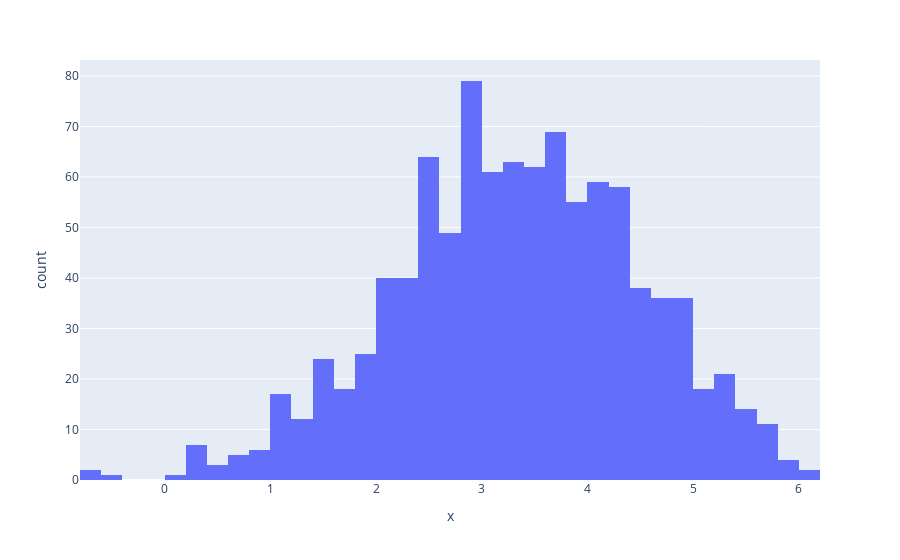

The code cell stored with this chart in its notebook:
### Code cell
N = 1000
boot_mean=np.zeros(N)
np.random.seed(20)
for i in range(N):
    boot_sample = np.random.choice(df.d,size = len(df.d),replace=True)
    boot_mean[i] = np.mean(boot_sample)
px.histogram(pd.DataFrame({"x":boot_mean}),x="x")

### Figure 1 — Plotly figure (JSON) as saved in the notebook; plotly's stock layout.template omitted (floating-point values rounded to 4 significant figures; data arrays with more than 128 entries replaced by an {"elided": "..."} marker saying what was removed)
{"data": [{"alignmentgroup": "True", "bingroup": "x", "hovertemplate": "x=%{x}<br>count=%{y}<extra></extra>", "legendgroup": "", "marker": {"color": "#636efa", "pattern": {"shape": ""}}, "name": "", "offsetgroup": "", "orientation": "v", "showlegend": false, "type": "histogram", "x": {"elided": "1000 float values"}, "xaxis": "x", "yaxis": "y"}], "layout": {"barmode": "relative", "legend": {"tracegroupgap": 0}, "margin": {"t": 60}, "xaxis": {"anchor": "y", "domain": [0, 1], "title": {"text": "x"}}, "yaxis": {"anchor": "x", "domain": [0, 1], "title": {"text": "count"}}}}
